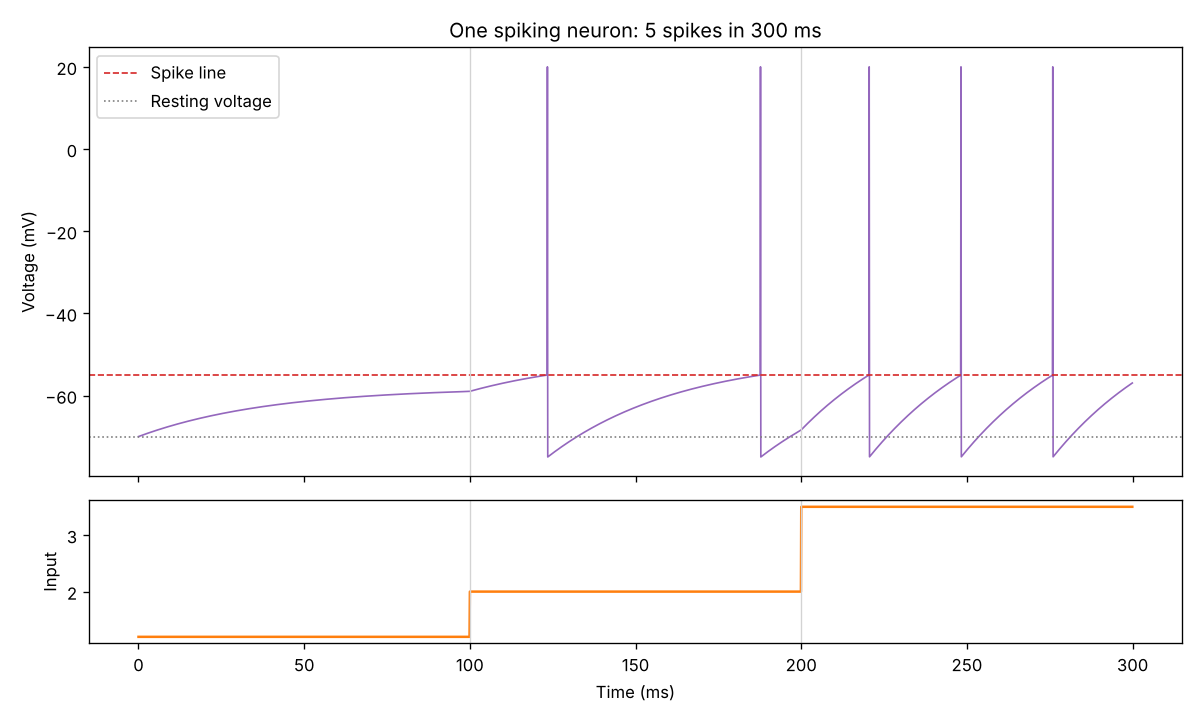

Here is the Python script that generated this plot:
"""
Build #1 - One spiking neuron
=============================

A "leaky integrate-and-fire" (LIF) neuron, the simplest model of a real
brain cell. Think of it as a leaky bucket:

  - Input current pours water in        (integrate)
  - The bucket slowly leaks              (leak)
  - When the water hits a line -> SPIKE  (fire), then the bucket empties (reset)

The brain's energy trick: a neuron only spends energy when it spikes.
No input = no spikes = (almost) no energy. A normal AI network computes
every number on every step, whether it matters or not.

Run it:
    pip install numpy matplotlib
    python neuron.py
"""

import numpy as np
import matplotlib.pyplot as plt

# ---------- 1. Settings (try changing these!) ----------
dt = 0.1              # time step in milliseconds
total_time = 300      # how long to simulate, in milliseconds

v_rest = -70.0        # resting voltage (mV): the empty bucket
v_threshold = -55.0   # spike line (mV): fire when we reach this
v_reset = -75.0       # voltage right after a spike (slightly below rest)
tau = 10.0            # leak speed (ms): bigger = slower leak
resistance = 10.0     # how strongly input current pushes the voltage up

# ---------- 2. The input: three phases ----------
# 0-100 ms:   weak input   -> leak wins, should NOT spike
# 100-200 ms: medium input -> spikes now and then
# 200-300 ms: strong input -> spikes fast
time = np.arange(0, total_time, dt)
current = np.zeros_like(time)
current[(time >= 0) & (time < 100)] = 1.2
current[(time >= 100) & (time < 200)] = 2.0
current[(time >= 200)] = 3.5

# ---------- 3. Simulate ----------
v = v_rest
voltages = []
spike_times = []

for i, t in enumerate(time):
    # How much does the voltage change this step?
    #   leak pulls it back toward rest, input pushes it up
    dv = (-(v - v_rest) + resistance * current[i]) / tau
    v = v + dv * dt

    if v >= v_threshold:           # bucket full -> SPIKE
        spike_times.append(t)
        voltages.append(20.0)      # draw a tall spike so it's visible
        v = v_reset                # empty the bucket
    else:
        voltages.append(v)

# ---------- 4. Results ----------
print(f"Simulated {total_time} ms, {len(time)} time steps")
print(f"Total spikes: {len(spike_times)}")
for start, end, name in [(0, 100, "weak"), (100, 200, "medium"), (200, 300, "strong")]:
    n = sum(start <= s < end for s in spike_times)
    print(f"  {name:>6} input ({start}-{end} ms): {n} spikes")

print()
print("Energy idea (rough):")
print(f"  A real neuron mostly pays energy per spike: {len(spike_times)} events.")
print(f"  Your computer simulating it did {len(time)} updates, busy or not.")
print("  Brain-like (neuromorphic) chips try to only spend energy on the events.")
print("  That gap is a big part of why the brain runs on about 20 watts.")

# ---------- 5. Plot ----------
fig, (ax1, ax2) = plt.subplots(2, 1, figsize=(10, 6), sharex=True,
                               gridspec_kw={"height_ratios": [3, 1]})

ax1.plot(time, voltages, color="tab:purple", linewidth=1)
ax1.axhline(v_threshold, color="tab:red", linestyle="--", linewidth=1, label="Spike line")
ax1.axhline(v_rest, color="gray", linestyle=":", linewidth=1, label="Resting voltage")
ax1.set_ylabel("Voltage (mV)")
ax1.set_title(f"One spiking neuron: {len(spike_times)} spikes in {total_time} ms")
ax1.legend(loc="upper left")

ax2.plot(time, current, color="tab:orange")
ax2.set_ylabel("Input")
ax2.set_xlabel("Time (ms)")
for x in (100, 200):
    ax1.axvline(x, color="lightgray", linewidth=0.8)
    ax2.axvline(x, color="lightgray", linewidth=0.8)

plt.tight_layout()
plt.savefig("neuron.png", dpi=120)
print("\nSaved plot to neuron.png")
plt.show()
